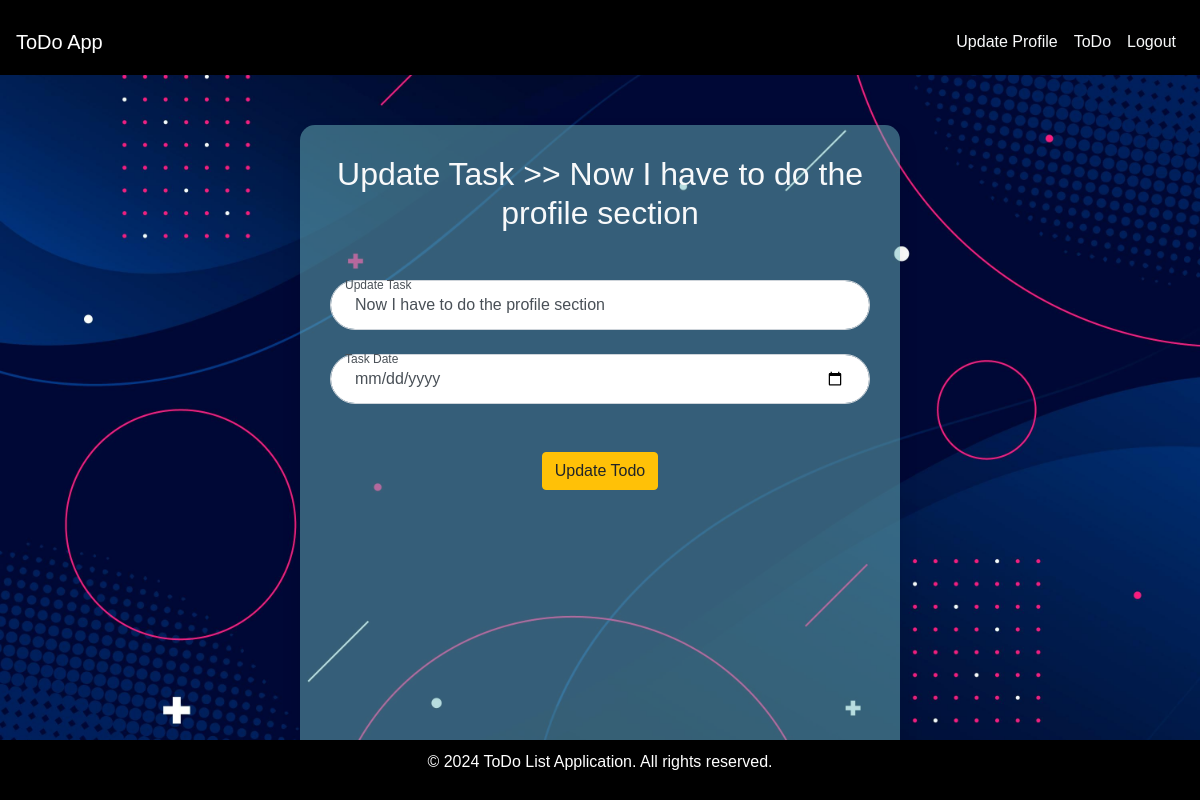
The page /update_task/88 on the database its author committed.
### main/models.py (models this page shows, shortened)
class Todo(models.Model):
    user = models.ForeignKey(User, on_delete = models.CASCADE)
    task = models.TextField()
    date = models.DateField()
    is_completed = models.BooleanField(default=False)

### main/views.py (the view, shortened to what this page needs)
# urls.py: path("update_task/<int:todo_id>", views.update_task, name="update_task"),
def update_task(request, todo_id):
    todo = Todo.objects.get(id = todo_id)
    context = {
        "todo": todo
    }
    return render(request, "update_task.html", context)

### templates/update_task.html (shortened to what this page needs)
{% extends "base.html" %}
{% load static %}
{% block style %}
<link rel="stylesheet" href="{% static 'css/add_todo.css' %}">
{% endblock %}
{% block body %}
<div class="container text-light">
    <h2 class="text-center mb-5">Update Task >> {{ todo.task }} </h2>
    <form method="post">
        <div class="form-group">
            <input type="text" class="form-control p-4" name="updated_task" id="taskName" value="{{ todo.task }}" required>
            <label for="taskName">Update Task</label>
        </div>
        <div class="form-group">
            <input type="date" class="form-control p-4" name="date" id="taskDate" required>
            <label for="taskDate">Task Date</label>
        </div>
        <div class="d-flex justify-content-center mt-5">
            <button type="submit" class="btn btn-warning text-link">Update Todo</button>
        </div>
    </form>
</div>
{% endblock %}

### demo_static/css/base.css (style rules this page uses)
body { background: url("/static/images/bg.jpg"); background-size: cover; background-position: center; font-family: "Poppins", sans-serif; display: flex; flex-direction: column; min-height: 100vh; }

### demo_static/css/add_todo.css (style rules this page uses)
.container { flex: 1; margin-top: 50px; max-width: 600px; background: rgba(110, 185, 192, 0.485); padding: 30px; border-radius: 15px; box-shadow: 0 10px 20px rgba(0, 0, 0, 0.1); }
.form-group { position: relative; margin-bottom: 1.5rem; }
.form-group input { border-radius: 25px; padding-left: 40px; }
.form-group label { position: absolute; top: 0; left: 15px; height: 100%; display: flex; align-items: center; pointer-events: none; color: #aaa; transition: all 0.3s; }
.form-group input:focus + label, .form-group input:not(:placeholder-shown) + label { top: -20px; left: 15px; font-size: 12px; color: #495057; }

### rows shown on the page
Todo: task "Now I have to do the profile section", updated_task "Now I have to do the profile section"
